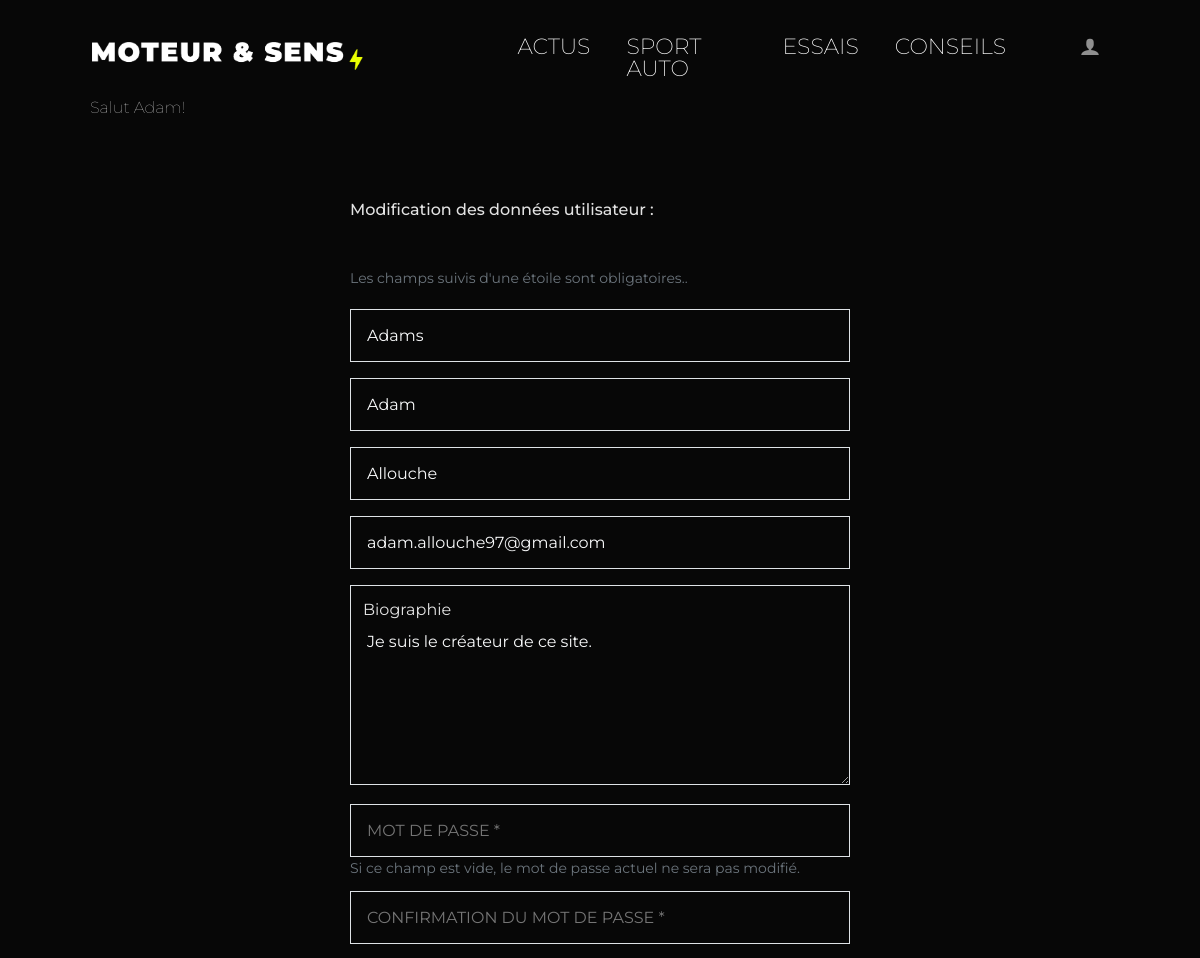
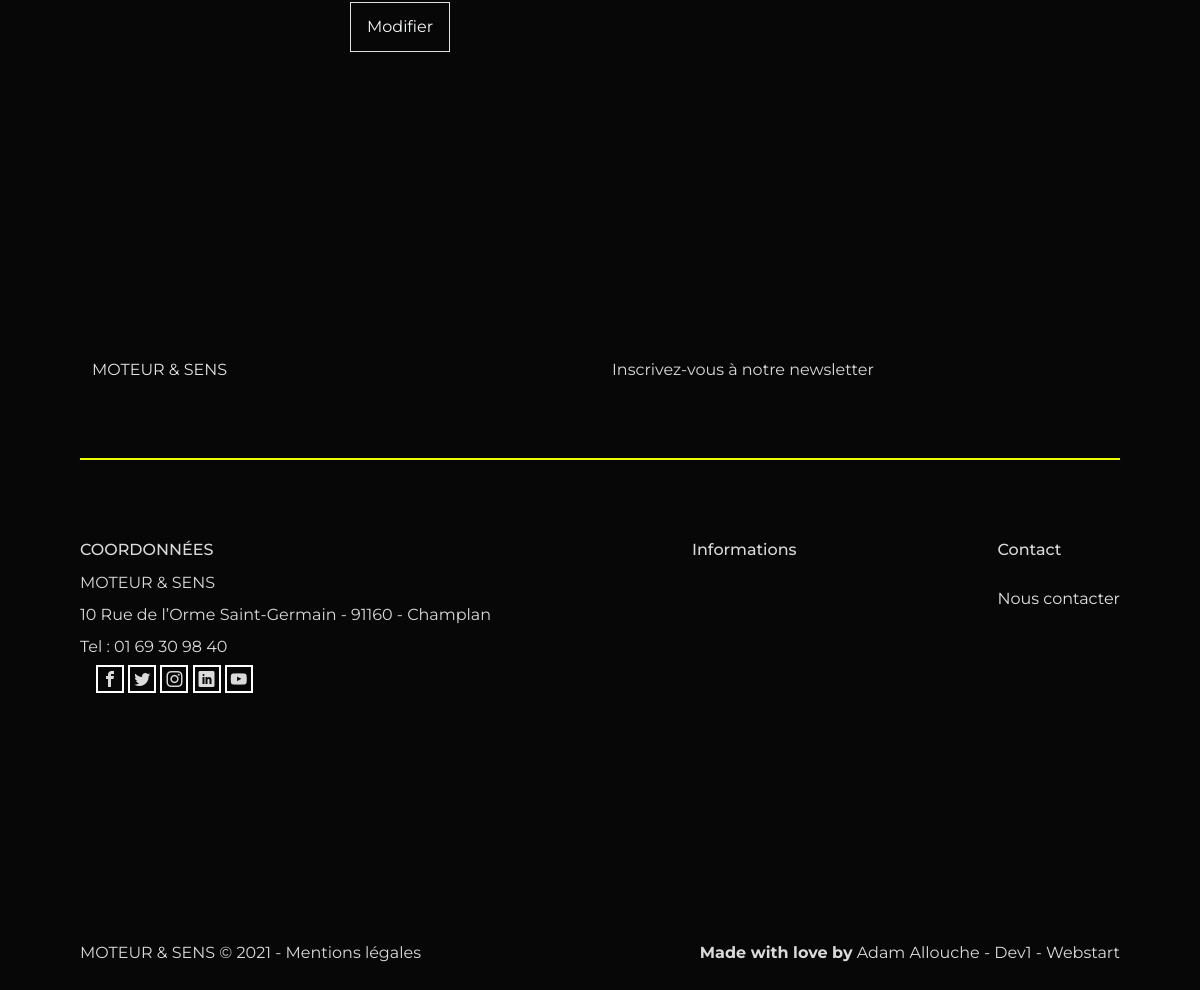
Screenshot of /index.php?page=user&action=edit&id=3 (signed in) with the database file from the repository (2 pictures, top to bottom).
### tables this page shows
CREATE TABLE `categories` (
  `id` int(11) NOT NULL,
  `name` varchar(256) NOT NULL,
  `description` text,
  `img` varchar(256) NOT NULL
);

CREATE TABLE `users` (
  `id` int(11) NOT NULL,
  `username` varchar(128) NOT NULL,
  `firstname` varchar(128) NOT NULL,
  `lastname` varchar(128) NOT NULL,
  `email` varchar(256) NOT NULL,
  `password` varchar(256) NOT NULL,
  `bio` text,
  `created_at` datetime NOT NULL DEFAULT CURRENT_TIMESTAMP,
  `is_admin` tinyint(1) NOT NULL DEFAULT '0'
);

### index.php (called while the page is built, shortened)
<?php
	if(isset($_GET['page'])){
		$page = $_GET['page'];
		switch ($page){
			case 'user':
				require_once('controllers/userController.php');
				break;
		}
	}
	else {
		$page = "";
		require_once('controllers/indexController.php');
	}
	require_once('layouts/layout.php');
?>

### models/Category.php (called while the page is built, shortened)
<?php
  function getAllCategories(){
    $db = $GLOBALS['db'];
    $query = $db->query("SELECT *
    FROM categories");
    return 	$query->fetchAll();
  }
?>

### controllers/userController.php (called while the page is built, shortened)
<?php
	require_once ('models/Category.php');
	require_once ('models/User.php');
	$categories = getAllCategories();
	$action = $_GET['action'];
	$errors = [];
	if($action == 'login'){
		if(isset($_SESSION['user_info'])) {
			header('Location: index.php');
			exit;
		}
		if (!empty($_POST)) {
			$submittedEmail = $_POST['email'];
			$submittedPassword = $_POST['password'];
			if (empty($submittedEmail)) {
				$errors[] = "Merci de renseigner votre Email !";
			}
			elseif (!checkEmailFormat($submittedEmail) )  {
        $errors[] = "L'email n'est pas au bon format !";
      }
			if (empty($submittedPassword)) {
				$errors[] = "Merci de renseigner votre mot de passe !";
			}
			if (empty($errors)) {
				$user = login($submittedEmail, $submittedPassword);
				if (!$user) {
					$errors[] = "Mauvais Identifiants";
				}
				else {
					$_SESSION['user_info'] = [
						'username' =>  $user['username'],
						'firstname' =>  $user['firstname'],
						'lastname' =>  $user['lastname'],
						'is_admin' =>  $user['is_admin'],
						'id' =>  $user['id'],
					];
					$_SESSION['message'] = 'Salut ' . $_SESSION['user_info']['firstname'] . '!';
					header('Location: index.php');
					exit;
				}
			}
		}
		$view = 'views/loginView.php';
	}
	elseif($action == 'edit'){
		$userId = $_GET['id'];
    $selectedUser = getUser($userId);
  }
?>

### models/User.php (called while the page is built, shortened)
<?php
  function getUser($userId) {
	  $db = $GLOBALS['db'] ;
    $query = $db->prepare("SELECT *
    FROM users
    WHERE id = ?");
    $query->execute([$userId]);
    return $query->fetch();
  }
?>

### views/userInfoView.php (the view, shortened to what this page needs)
<div class="connexion d-flex justify-content-center">
	<div>
		<h2 class="pb-5" ><?= ($action == 'new') ? "Ajouter un utilisateur :" : "Modification des données utilisateur :" ?></h2>
		<div id="emailHelp" class="form-text pb-4">Les champs suivis d'une étoile sont obligatoires..</div>
		<form class=""  action="" method="POST">
			<div class="mb-3">
				<input class="connexion-mail border p-3 bg-transparent text-light" type="text" name="username" id="username" value="<?= isset($submittedUsername) ? $submittedUsername : ($selectedUser['username'] ?? '');?>" placeholder="" />
			</div>
			<div class="mb-3">
				<input class="connexion-mail border p-3 bg-transparent text-light" type="text" name="firstname" id="firstname" value="<?= isset($submittedFirstname) ? $submittedFirstname : ($selectedUser['firstname'] ?? '');?>" />
			</div>
			<div class="mb-3">
				<input class="connexion-mail border p-3 bg-transparent text-light" type="text" name="lastname" id="lastname" value="<?= isset($submittedLastname) ? $submittedLastname : ($selectedUser['lastname'] ?? '');?>" />
			</div>
			<div class="mb-3">
				<input class="connexion-mail border p-3 bg-transparent text-light" type="email" name="email" id="email" value="<?= isset($submittedEmail) ? $submittedEmail : ($selectedUser['email'] ?? '');?>" placeholder="votre@email.com *" />
			</div>
			<div class="form-floating">
				<textarea class="connexion-textarea border p-3 pt-5 bg-transparent text-light" name="bio" placeholder="" id="bio" ><?= isset($submittedBio) ? $submittedBio : ($selectedUser['bio'] ?? '');?></textarea>
				<label for="bio">Biographie</label>
			</div><br>
			<div class="mb-3">
				<input class="connexion-mdp  border p-3 bg-transparent text-light" type="password" name="password" id="password" placeholder="MOT DE PASSE *" value="<?= !empty($submittedPassword) ? $submittedPassword : '';?>" />
				<div id="emailHelp" class="form-text">Si ce champ est vide, le mot de passe actuel ne sera pas modifié.</div>
			</div>
			<div class="mb-3">
				<input class="connexion-mdp  border p-3 bg-transparent text-light" type="password" name="pswdConfirmation" id="pswdConfirmation" placeholder="CONFIRMATION DU MOT DE PASSE *" value="<?= !empty($submittedPswdConfirmation) ? $submittedPswdConfirmation : '';?>" />
			</div>
			<button type="submit" class="connexion-btn border p-3 bg-transparent text-light">Modifier</button>
		</form>
	</div>
</div>

### partials/menu.php (shortened to what this page needs)
<nav class="navbar navbar-expand-lg navbar-dark fixed-top e-auto">
	<div class="container-fluid">
		<a class="navbar-brand" href="index.php"><img class="logo" src="./assets/images/Logo-moteur-et-sens.png" alt="logo moteur & sens"></a>
		<div class="collapse navbar-collapse" id="navbarSupportedContent">
			<ul class="navbar-nav mx-auto mb-2 mb-lg-0">
				<?php foreach($categories as $category): ?>
					<li class="nav-item underline-hover">
						<a style="text-transform:uppercase" class="nav-link active categories" href="index.php?page=posts&category_id=<?=$category['id'];?>"><?= $category['name'];?></a>
					</li>
				<?php endforeach; ?>
				<li class="nav-item dropdown">
					<a class="nav-link dropdown-toggle ms-5" href="#" id="navbarDropdown" role="button" data-bs-toggle="dropdown" aria-expanded="false">
					<span class="icon-user"></span>
					</a>
				</li>
			</ul>
		</div>
	</div>
</nav>

### assets/icomoon-v1.0/style.css (style rules this page uses)
[class^="icon-"], [class*=" icon-"] { font-family: 'icomoon' !important; speak: never; font-style: normal; font-weight: normal; font-variant: normal; text-transform: none; line-height: 1; -webkit-font-smoothing: antialiased; -moz-osx-font-smoothing: grayscale; }
.icon-user:before { content: "\e972"; }

### assets/css/style.css (style rules this page uses)
body { font-family: "Montserrat", sans-serif; color: #dadada; background-color: rgb(7, 7, 7); }
nav { margin: 20px 80px; }
.navbar-brand { width: 40%; }
a { text-decoration: none; color: #e3e3e3; transition: 0.5s; }
.logo { width: 70%; }
.categories { font-size: 22px; font-weight: 200; margin: 0 10px; transition: 1s cubic-bezier(0.175, 0.885, 0.32, 1.275); }
.icon-user { font-size: 20px; }
.dropdown-toggle::after { content: none; }
.connexion { color: #e3e3e3; padding: 200px 0 150px 0px; }
.connexion-mail { width: 500px; }
.connexion-mdp { width: 500px; }
.connexion-btn { transition: 1s cubic-bezier(0.175, 0.885, 0.32, 1.275); }
.connexion-textarea { width: 500px; height: 200px; }

### rows the page displays
categories: name "ACTUS"
categories: name "SPORT AUTO"
categories: name "ESSAIS"
categories: name "CONSEILS"
users: username "Adams", firstname "Adam", lastname "Allouche", email "adam.allouche97@gmail.com", bio "Je suis le créateur de ce site."

### other values shown
$_SESSION['message'] "Salut Adam!"
